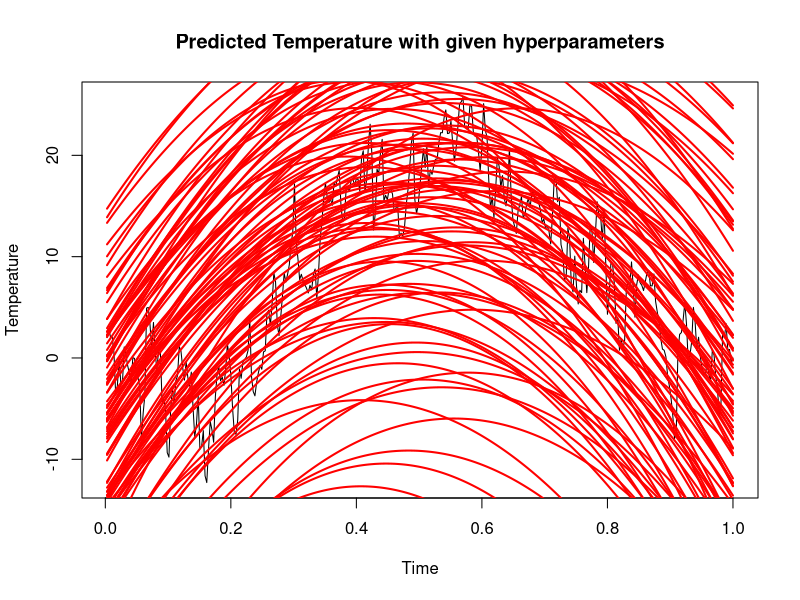
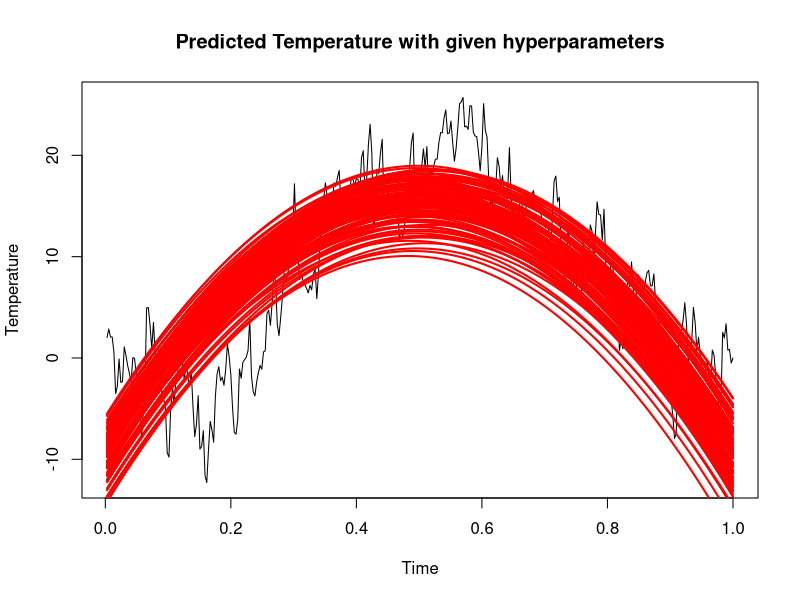
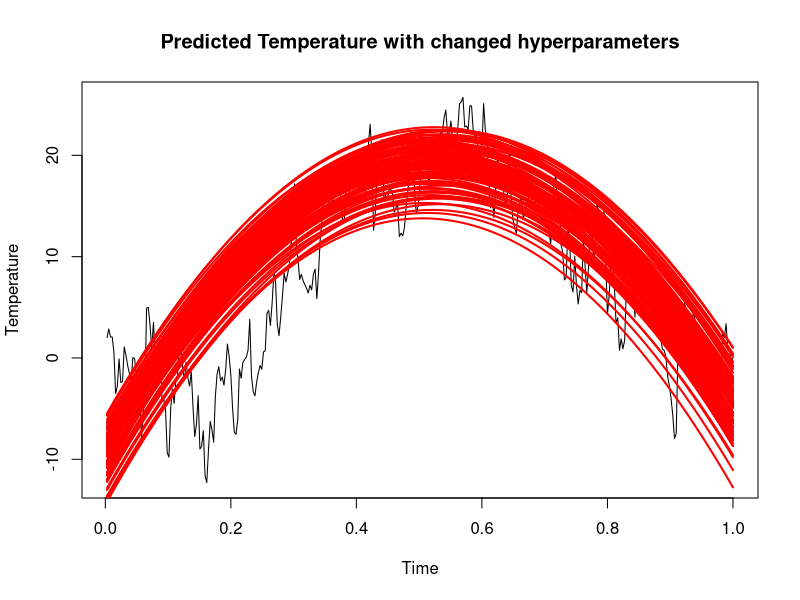
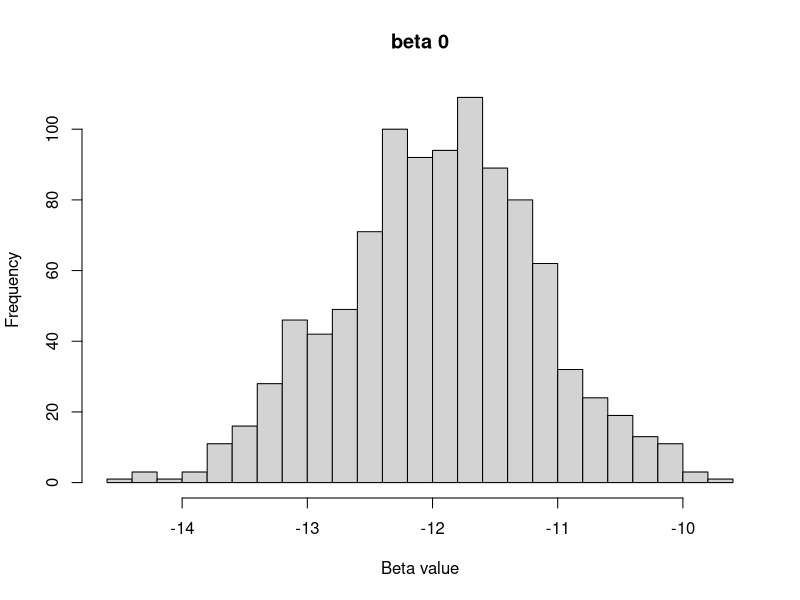
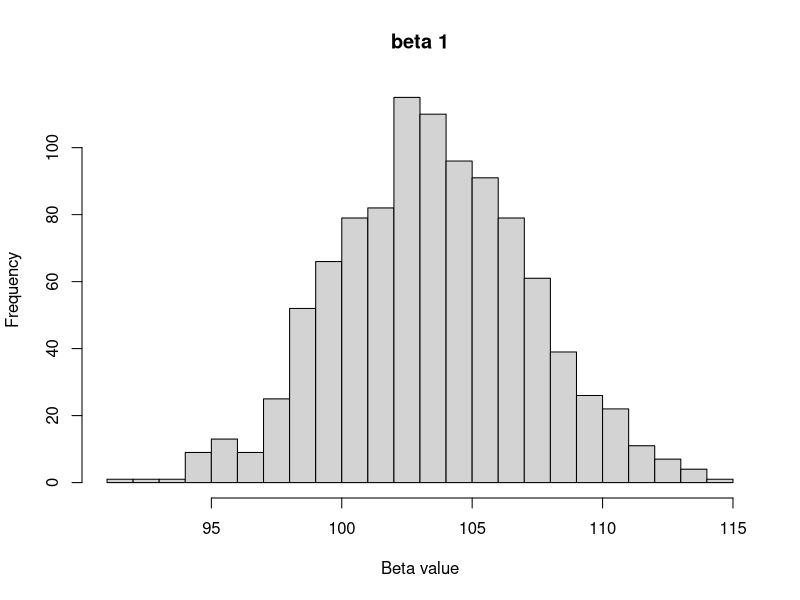
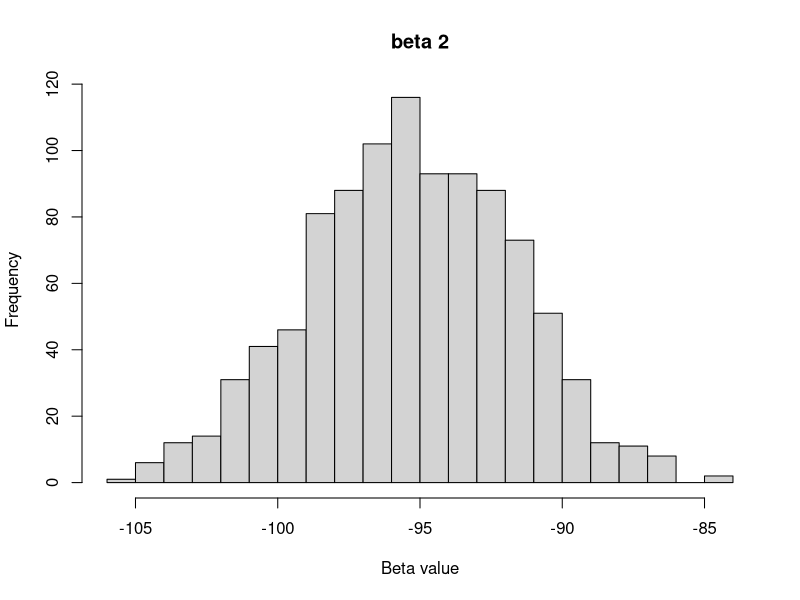
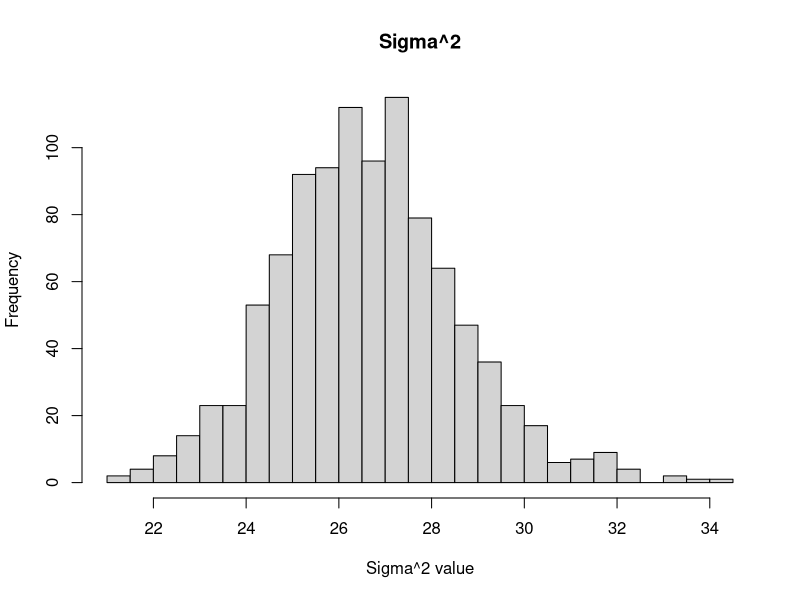
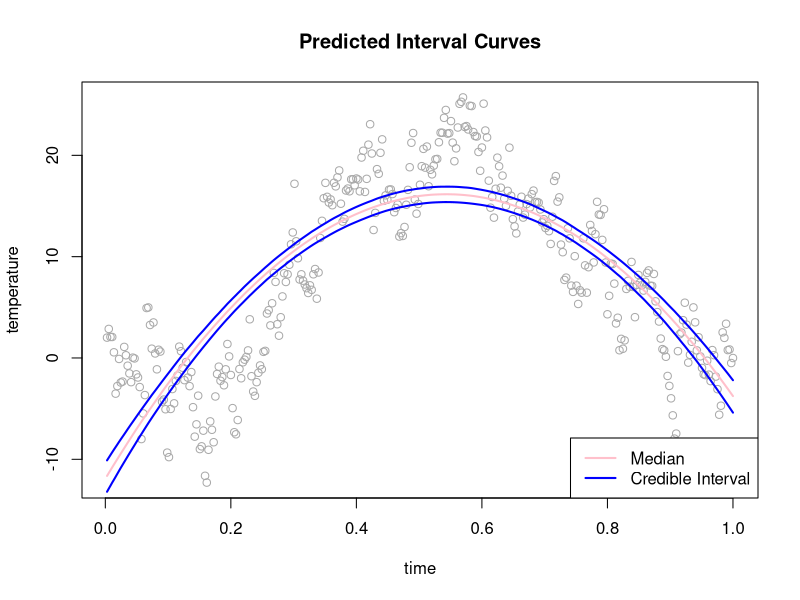

Source code (R) for these figures, in order:
## ---- chunk 1
knitr::opts_chunk$set(echo = TRUE)
knitr::opts_chunk$set(fig.width=9, fig.height = 4.1) 
library(tidyverse)
library(dplyr)
library(knitr)
library(mvtnorm)
set.seed(12345)
## ---- chunk 2
#-----------------------------------------------------------------------------
# Q1a.
data0 <- read.table("TempLinkoping.txt", header = TRUE)
intercept <- rep(1,365)
data1 <- cbind(data0, "intercept"=intercept)
time2 <- data1$time^2
data1 <- cbind(data1, "time2"=time2)

#given hyperparameters
mu0=matrix(c(-10,100,-100))
omega0=diag(x=0.01, nrow=3, ncol=3)
v0=4
sigma20=1

#prior
PriorReg = function(mu0,omega0,v0,sigma20){
  set.seed(12345)
  for(i in 1:100){
    #using chi_sq to sample sigma^2
    chi_sample = rchisq(n=1, df=v0)
    sigma2 = v0*sigma20/chi_sample
    
    #using mvtnorm sample beta
    beta = rmvnorm(n=1, mean=mu0, sigma=sigma20*solve(omega0))
    
    #quadratic regression  
    quad_regre= beta[1]+beta[2]*data0$time+beta[3]*(data0$time^2)+rnorm(1,mean=0, sd=sqrt(sigma2))
    lines(x=data0$time, y=quad_regre,col="red",lwd=2)
  }
}

### Check the given hyperpara
plot(data0, main="Predicted Temperature with given hyperparameters", ylab="Temperature", xlab="Time", type="l")
PriorReg( mu0, omega0, v0, sigma20)

### change the hyperpara nu
plot(data0, main="Predicted Temperature with given hyperparameters", ylab="Temperature", xlab="Time", type="l")
PriorReg( mu0, omega0, v0, sigma20=0.03)


# Change the hyperpara sigma
plot(data0, main="Predicted Temperature with changed hyperparameters", ylab="Temperature", xlab="Time", type="l")
PriorReg( mu0=matrix(c(-10,110,-105)), omega0, v0, sigma20=0.03)
## ---- chunk 3
#---------------------------------------------
#Q1b.

### find beta hat
n=dim(data0)[1]
X = data.frame(intercept=rep(1,n), x1=data0$time, x2=data0$time^2)
X = as.matrix(X)
y = data0$temp
betaHat = solve(t(X)%*%X)%*%t(X)%*%y

### calculate mu, omega, nu sigma
mu_n = solve(t(X)%*%X+omega0) %*% (t(X)%*%X%*%betaHat+omega0%*%mu0)
omega_n = t(X)%*%X+omega0
v_n = v0 + n
sigma2_n = (v0*sigma20+(t(y)%*%y+t(mu0)%*%omega0%*%mu0-t(mu_n)%*%omega_n%*%mu_n))/v_n

### Marginal posterior 
set.seed(12345)
paras = NULL
final = NULL
for(i in 1:1000){
  #using chi_sq to sample posterior sigma^2
  chi_sample = rchisq(n=1, df=v_n)
  post_sigma2 = v_n*sigma2_n/chi_sample
  
  #using mvtnorm sample posterior beta
  post_beta = rmvnorm(n=1, mean=mu_n, sigma=post_sigma2[1]*solve(omega_n))
  
  paras = cbind(post_beta,post_sigma2)
  final = rbind(paras, final)
}

colnames(final) = c("beta0","beta1","beta2","sigma2")

## histogram of each parameters
hist(final[,1], main="beta 0", xlab="Beta value", breaks=30)
hist(final[,2], main="beta 1", xlab="Beta value", breaks=30)
hist(final[,3], main="beta 2", xlab="Beta value", breaks=30)
hist(final[,4], main="Sigma^2",xlab="Sigma^2 value", breaks=30)
## ---- chunk 4
### median curve and intervals
post_beta = final[,1:3]

PredictedVal=matrix(0,nrow=n,ncol=nrow(post_beta))
for(i in 1:nrow(post_beta)){
  PredictedVal[,i] = X %*% post_beta[i,]
}

## find median and credible interval
medianInterval=c()
crediInterval = matrix(0,nrow=n,ncol=2)
for(i in 1:n){
  medianInterval[i] = median(PredictedVal[i,])
  crediInterval[i,] = quantile(PredictedVal[i,], c(0.025,0.975))

}

plot(data0, main="Predicted Interval Curves", col="darkgrey", ylab="temperature")
lines(data0$time,medianInterval, col="pink",lwd=2)
lines(data0$time,crediInterval[,1], col="blue",lwd=2)
lines(data0$time,crediInterval[,2], col="blue",lwd=2)
legend("bottomright",legend=c("Median", "Credible Interval"), col=c("pink","blue"),lwd=2 )

## ---- chunk 5
#--------------------------------------------------------------
#Q1c.

x_tilde = -post_beta[,2]/ (2*post_beta[,3])
cat("The expected highest expected temperature is",mean(x_tilde))

hist(x_tilde, freq=F, breaks=20)

## ---- chunk 6
# -------------------------
# Q2a.

# loading data
data0 <- read.table("WomenWork.dat",header = T)

# setting initial values
tau <- 10 
y <- data0[,1]
X <- as.matrix(data0[,2:9])
nCov <- dim(X)[2]
covNames <- names(data0)[2:9]

# Prior
mu <- as.vector(rep(0,nCov))
sigma <- tau^2*diag(nCov)

set.seed(12345)
# Logistic regression function that returns the regression coefficients
logiPost <- function(betas,y,X,sigma){
  pred <- as.vector(X%*%betas)
  loglike <- sum(y*pred-log(1+exp(pred)))
  logprior <- dmvnorm(betas, mean=rep(0,length(betas)), sigma, log=T)
  return(loglike+logprior)
}

# setting initial values
initVal <- as.vector(rep(0,nCov)) 
# optimize over the betas
optRes <- optim(initVal,logiPost,gr=NULL,y,X,sigma,method="BFGS",control=list(fnscale=-1),hessian=T)

# retrieving betas 
beta_hat <- optRes$par
beta_hes <- -solve(optRes$hessian)
beta_std <- as.matrix(sqrt(diag(beta_hes)))

# verifing results
model0 <- glm(Work~0+., data=data0, family=binomial)

# printing results
colnames(beta_hes) <- covNames
rownames(beta_hes) <- covNames
kable(beta_hes)

kable(data.frame(Verification=model0$coefficients,Beta_hat=beta_hat,Beta_std=beta_std))

## find the CI for NSmallChild by simulating from the Post
set.seed(12345)
Post_beta_hat = rmvnorm(n=1000, mean=beta_hat, sigma = beta_hes)

CI_NSmallChild <- quantile(Post_beta_hat[,7], c(0.025,0.975))

kable(data.frame(NSmallChild=CI_NSmallChild))
## ---- chunk 7
#----------------------------------
# Q2b.

woman <- c(constant=1,husbandIC=10,educYear=8,expYear=10,expYear2=1,age=40,NSmallChild=1,NBigChild=1)

posterior_betas <- rmvnorm(1000,mean=beta_hat,sigma=beta_hes)

predict_logistic <- function(betas, X){
  yNew <- (exp(X%*%betas))/(1+exp(X%*%betas))
  return(yNew)
}

working <- apply(posterior_betas,1,predict_logistic,X)

hist(working,breaks=50)

cat("The expected value for this woman is: ", mean(working), ", thus the model predicts that she is working.")
## ---- chunk 8
#----------------------------------
# Q2c.

woman <- c(constant=1,husbandIC=10,educYear=8,expYear=10,expYear2=1,age=40,NSmallChild=1,NBigChild=1)

nWomen <- 10

pred_work <- data.frame()

set.seed(12345)
for(i in 1:nWomen){
  posterior_betas <- rmvnorm(1000,mean=beta_hat,sigma=beta_hes)
  working <- apply(posterior_betas,1,predict_logistic,X)
  if(mean(working)>0.5){
    pred_work <- rbind(pred_work,working)
  }
}

hist(as.matrix(pred_work),breaks=50,freq=F)
